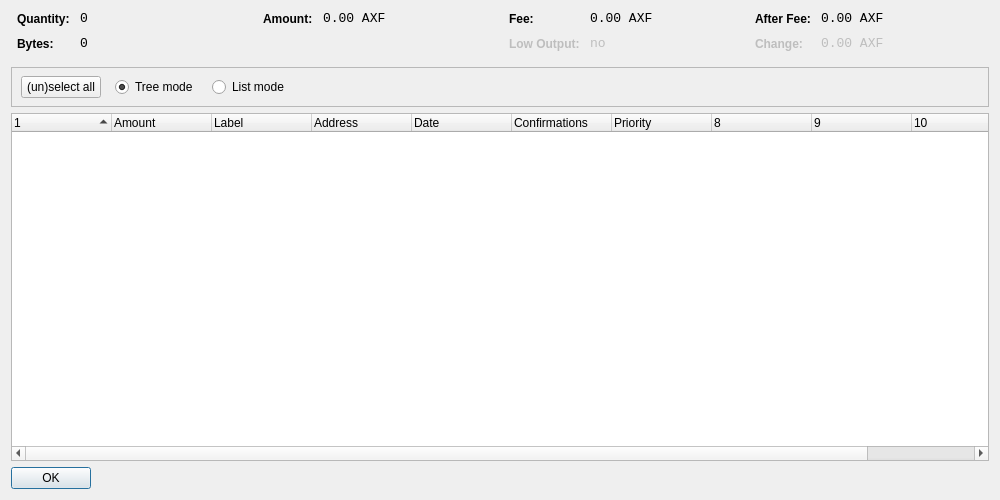
<?xml version="1.0" encoding="UTF-8"?>
<ui version="4.0">
 <class>CoinControlDialog</class>
 <widget class="QDialog" name="CoinControlDialog">
  <property name="geometry">
   <rect>
    <x>0</x>
    <y>0</y>
    <width>1000</width>
    <height>500</height>
   </rect>
  </property>
  <property name="windowTitle">
   <string>Coin Control</string>
  </property>
  <layout class="QVBoxLayout" name="verticalLayout">
   <item>
    <layout class="QHBoxLayout" name="horizontalLayoutTop" stretch="0,0,0,0">
     <property name="topMargin">
      <number>0</number>
     </property>
     <property name="bottomMargin">
      <number>10</number>
     </property>
     <item>
      <layout class="QFormLayout" name="formLayoutCoinControl1">
       <property name="horizontalSpacing">
        <number>10</number>
       </property>
       <property name="verticalSpacing">
        <number>10</number>
       </property>
       <property name="leftMargin">
        <number>6</number>
       </property>
       <property name="rightMargin">
        <number>6</number>
       </property>
       <item row="0" column="0">
        <widget class="QLabel" name="labelCoinControlQuantityText">
         <property name="styleSheet">
          <string notr="true">font-weight:bold;</string>
         </property>
         <property name="text">
          <string>Quantity:</string>
         </property>
        </widget>
       </item>
       <item row="0" column="1">
        <widget class="QLabel" name="labelCoinControlQuantity">
         <property name="font">
          <font>
           <family>Monospace</family>
           <pointsize>10</pointsize>
          </font>
         </property>
         <property name="cursor">
          <cursorShape>IBeamCursor</cursorShape>
         </property>
         <property name="contextMenuPolicy">
          <enum>Qt::ActionsContextMenu</enum>
         </property>
         <property name="text">
          <string notr="true">0</string>
         </property>
         <property name="textInteractionFlags">
          <set>Qt::LinksAccessibleByMouse|Qt::TextSelectableByKeyboard|Qt::TextSelectableByMouse</set>
         </property>
        </widget>
       </item>
       <item row="1" column="0">
        <widget class="QLabel" name="labelCoinControlBytesText">
         <property name="styleSheet">
          <string notr="true">font-weight:bold;</string>
         </property>
         <property name="text">
          <string>Bytes:</string>
         </property>
        </widget>
       </item>
       <item row="1" column="1">
        <widget class="QLabel" name="labelCoinControlBytes">
         <property name="font">
          <font>
           <family>Monospace</family>
           <pointsize>10</pointsize>
          </font>
         </property>
         <property name="cursor">
          <cursorShape>IBeamCursor</cursorShape>
         </property>
         <property name="contextMenuPolicy">
          <enum>Qt::ActionsContextMenu</enum>
         </property>
         <property name="text">
          <string notr="true">0</string>
         </property>
         <property name="textInteractionFlags">
          <set>Qt::LinksAccessibleByMouse|Qt::TextSelectableByKeyboard|Qt::TextSelectableByMouse</set>
         </property>
        </widget>
       </item>
      </layout>
     </item>
     <item>
      <layout class="QFormLayout" name="formLayoutCoinControl2">
       <property name="horizontalSpacing">
        <number>10</number>
       </property>
       <property name="verticalSpacing">
        <number>10</number>
       </property>
       <property name="leftMargin">
        <number>6</number>
       </property>
       <property name="rightMargin">
        <number>6</number>
       </property>
       <item row="0" column="0">
        <widget class="QLabel" name="labelCoinControlAmountText">
         <property name="styleSheet">
          <string notr="true">font-weight:bold;</string>
         </property>
         <property name="text">
          <string>Amount:</string>
         </property>
        </widget>
       </item>
       <item row="0" column="1">
        <widget class="QLabel" name="labelCoinControlAmount">
         <property name="font">
          <font>
           <family>Monospace</family>
           <pointsize>10</pointsize>
          </font>
         </property>
         <property name="cursor">
          <cursorShape>IBeamCursor</cursorShape>
         </property>
         <property name="contextMenuPolicy">
          <enum>Qt::ActionsContextMenu</enum>
         </property>
         <property name="text">
          <string notr="true">0.00 AXF</string>
         </property>
         <property name="textInteractionFlags">
          <set>Qt::LinksAccessibleByMouse|Qt::TextSelectableByKeyboard|Qt::TextSelectableByMouse</set>
         </property>
        </widget>
       </item>
      </layout>
     </item>
     <item>
      <layout class="QFormLayout" name="formLayoutCoinControl3">
       <property name="horizontalSpacing">
        <number>10</number>
       </property>
       <property name="verticalSpacing">
        <number>10</number>
       </property>
       <property name="leftMargin">
        <number>6</number>
       </property>
       <property name="rightMargin">
        <number>6</number>
       </property>
       <item row="0" column="0">
        <widget class="QLabel" name="labelCoinControlFeeText">
         <property name="styleSheet">
          <string notr="true">font-weight:bold;</string>
         </property>
         <property name="text">
          <string>Fee:</string>
         </property>
        </widget>
       </item>
       <item row="0" column="1">
        <widget class="QLabel" name="labelCoinControlFee">
         <property name="font">
          <font>
           <family>Monospace</family>
           <pointsize>10</pointsize>
          </font>
         </property>
         <property name="cursor">
          <cursorShape>IBeamCursor</cursorShape>
         </property>
         <property name="contextMenuPolicy">
          <enum>Qt::ActionsContextMenu</enum>
         </property>
         <property name="text">
          <string notr="true">0.00 AXF</string>
         </property>
         <property name="textInteractionFlags">
          <set>Qt::LinksAccessibleByMouse|Qt::TextSelectableByKeyboard|Qt::TextSelectableByMouse</set>
         </property>
        </widget>
       </item>
       <item row="1" column="0">
        <widget class="QLabel" name="labelCoinControlLowOutputText">
         <property name="enabled">
          <bool>false</bool>
         </property>
         <property name="styleSheet">
          <string notr="true">font-weight:bold;</string>
         </property>
         <property name="text">
          <string>Low Output:</string>
         </property>
        </widget>
       </item>
       <item row="1" column="1">
        <widget class="QLabel" name="labelCoinControlLowOutput">
         <property name="enabled">
          <bool>false</bool>
         </property>
         <property name="font">
          <font>
           <family>Monospace</family>
           <pointsize>10</pointsize>
          </font>
         </property>
         <property name="cursor">
          <cursorShape>IBeamCursor</cursorShape>
         </property>
         <property name="contextMenuPolicy">
          <enum>Qt::ActionsContextMenu</enum>
         </property>
         <property name="text">
          <string notr="true">no</string>
         </property>
         <property name="textInteractionFlags">
          <set>Qt::LinksAccessibleByMouse|Qt::TextSelectableByKeyboard|Qt::TextSelectableByMouse</set>
         </property>
        </widget>
       </item>
      </layout>
     </item>
     <item>
      <layout class="QFormLayout" name="formLayoutCoinControl4">
       <property name="horizontalSpacing">
        <number>10</number>
       </property>
       <property name="verticalSpacing">
        <number>10</number>
       </property>
       <property name="leftMargin">
        <number>6</number>
       </property>
       <property name="rightMargin">
        <number>6</number>
       </property>
       <item row="0" column="0">
        <widget class="QLabel" name="labelCoinControlAfterFeeText">
         <property name="styleSheet">
          <string notr="true">font-weight:bold;</string>
         </property>
         <property name="text">
          <string>After Fee:</string>
         </property>
        </widget>
       </item>
       <item row="0" column="1">
        <widget class="QLabel" name="labelCoinControlAfterFee">
         <property name="font">
          <font>
           <family>Monospace</family>
           <pointsize>10</pointsize>
          </font>
         </property>
         <property name="cursor">
          <cursorShape>IBeamCursor</cursorShape>
         </property>
         <property name="contextMenuPolicy">
          <enum>Qt::ActionsContextMenu</enum>
         </property>
         <property name="text">
          <string notr="true">0.00 AXF</string>
         </property>
         <property name="textInteractionFlags">
          <set>Qt::LinksAccessibleByMouse|Qt::TextSelectableByKeyboard|Qt::TextSelectableByMouse</set>
         </property>
        </widget>
       </item>
       <item row="1" column="0">
        <widget class="QLabel" name="labelCoinControlChangeText">
         <property name="enabled">
          <bool>false</bool>
         </property>
         <property name="styleSheet">
          <string notr="true">font-weight:bold;</string>
         </property>
         <property name="text">
          <string>Change:</string>
         </property>
        </widget>
       </item>
       <item row="1" column="1">
        <widget class="QLabel" name="labelCoinControlChange">
         <property name="enabled">
          <bool>false</bool>
         </property>
         <property name="font">
          <font>
           <family>Monospace</family>
           <pointsize>10</pointsize>
          </font>
         </property>
         <property name="cursor">
          <cursorShape>IBeamCursor</cursorShape>
         </property>
         <property name="contextMenuPolicy">
          <enum>Qt::ActionsContextMenu</enum>
         </property>
         <property name="text">
          <string notr="true">0.00 AXF</string>
         </property>
         <property name="textInteractionFlags">
          <set>Qt::LinksAccessibleByMouse|Qt::TextSelectableByKeyboard|Qt::TextSelectableByMouse</set>
         </property>
        </widget>
       </item>
      </layout>
     </item>
    </layout>
   </item>
   <item>
    <widget class="QFrame" name="frame">
     <property name="minimumSize">
      <size>
       <width>0</width>
       <height>40</height>
      </size>
     </property>
     <property name="frameShape">
      <enum>QFrame::StyledPanel</enum>
     </property>
     <property name="frameShadow">
      <enum>QFrame::Sunken</enum>
     </property>
     <widget class="QWidget" name="horizontalLayoutWidget">
      <property name="geometry">
       <rect>
        <x>10</x>
        <y>0</y>
        <width>781</width>
        <height>41</height>
       </rect>
      </property>
      <layout class="QHBoxLayout" name="horizontalLayoutPanel" stretch="0,0,0,0,0">
       <property name="spacing">
        <number>14</number>
       </property>
       <item>
        <widget class="QPushButton" name="pushButtonSelectAll">
         <property name="sizePolicy">
          <sizepolicy hsizetype="Maximum" vsizetype="Fixed">
           <horstretch>0</horstretch>
           <verstretch>0</verstretch>
          </sizepolicy>
         </property>
         <property name="text">
          <string>(un)select all</string>
         </property>
        </widget>
       </item>
       <item>
        <widget class="QRadioButton" name="radioTreeMode">
         <property name="sizePolicy">
          <sizepolicy hsizetype="Maximum" vsizetype="Fixed">
           <horstretch>0</horstretch>
           <verstretch>0</verstretch>
          </sizepolicy>
         </property>
         <property name="text">
          <string>Tree mode</string>
         </property>
         <property name="checked">
          <bool>true</bool>
         </property>
        </widget>
       </item>
       <item>
        <widget class="QRadioButton" name="radioListMode">
         <property name="sizePolicy">
          <sizepolicy hsizetype="Maximum" vsizetype="Fixed">
           <horstretch>0</horstretch>
           <verstretch>0</verstretch>
          </sizepolicy>
         </property>
         <property name="text">
          <string>List mode</string>
         </property>
        </widget>
       </item>
       <item>
        <spacer name="horizontalSpacer">
         <property name="orientation">
          <enum>Qt::Horizontal</enum>
         </property>
         <property name="sizeHint" stdset="0">
          <size>
           <width>40</width>
           <height>20</height>
          </size>
         </property>
        </spacer>
       </item>
      </layout>
     </widget>
    </widget>
   </item>
   <item>
    <widget class="CoinControlTreeWidget" name="treeWidget">
     <property name="contextMenuPolicy">
      <enum>Qt::CustomContextMenu</enum>
     </property>
     <property name="sortingEnabled">
      <bool>false</bool>
     </property>
     <property name="columnCount">
      <number>11</number>
     </property>
     <attribute name="headerShowSortIndicator" stdset="0">
      <bool>true</bool>
     </attribute>
     <attribute name="headerStretchLastSection">
      <bool>false</bool>
     </attribute>
     <column>
      <property name="text">
       <string/>
      </property>
     </column>
     <column>
      <property name="text">
       <string>Amount</string>
      </property>
     </column>
     <column>
      <property name="text">
       <string>Label</string>
      </property>
     </column>
     <column>
      <property name="text">
       <string>Address</string>
      </property>
     </column>
     <column>
      <property name="text">
       <string>Date</string>
      </property>
     </column>
     <column>
      <property name="text">
       <string>Confirmations</string>
      </property>
      <property name="toolTip">
       <string>Confirmed</string>
      </property>
     </column>
     <column>
      <property name="text">
       <string>Priority</string>
      </property>
     </column>
     <column>
      <property name="text">
       <string/>
      </property>
     </column>
     <column>
      <property name="text">
       <string/>
      </property>
     </column>
     <column>
      <property name="text">
       <string/>
      </property>
     </column>
     <column>
      <property name="text">
       <string/>
      </property>
     </column>
    </widget>
   </item>
   <item>
    <widget class="QDialogButtonBox" name="buttonBox">
     <property name="sizePolicy">
      <sizepolicy hsizetype="Maximum" vsizetype="Fixed">
       <horstretch>0</horstretch>
       <verstretch>0</verstretch>
      </sizepolicy>
     </property>
     <property name="orientation">
      <enum>Qt::Horizontal</enum>
     </property>
     <property name="standardButtons">
      <set>QDialogButtonBox::Ok</set>
     </property>
    </widget>
   </item>
  </layout>
 </widget>
 <customwidgets>
  <customwidget>
   <class>CoinControlTreeWidget</class>
   <extends>QTreeWidget</extends>
   <header>coincontroltreewidget.h</header>
  </customwidget>
 </customwidgets>
 <resources/>
 <connections/>
</ui>
